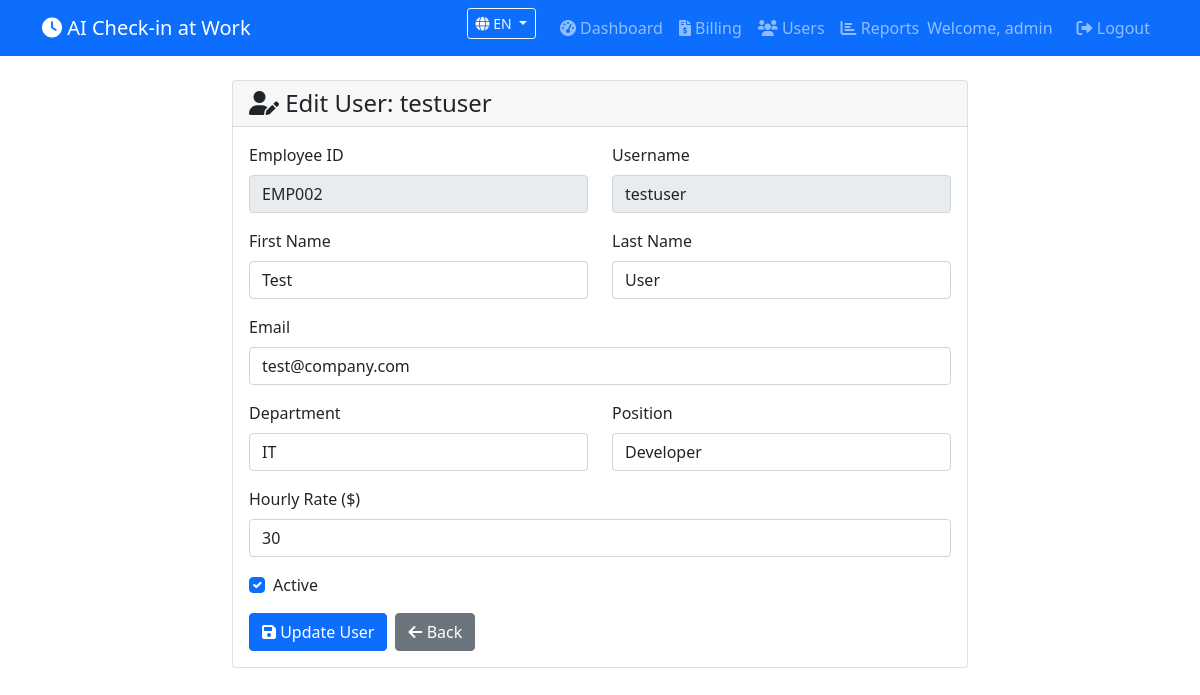
Screenshot of /admin/users/2/edit (signed in) with the database file from the repository.
### tables this page shows
CREATE TABLE employees (
            id INTEGER PRIMARY KEY AUTOINCREMENT,
            employee_id TEXT UNIQUE NOT NULL,
            username TEXT UNIQUE NOT NULL,
            email TEXT UNIQUE NOT NULL,
            password_hash TEXT NOT NULL,
            first_name TEXT NOT NULL,
            last_name TEXT NOT NULL,
            department TEXT,
            position TEXT,
            is_active INTEGER DEFAULT 1,
            created_at TIMESTAMP DEFAULT CURRENT_TIMESTAMP
        );

CREATE TABLE billing_rates (
            id INTEGER PRIMARY KEY AUTOINCREMENT,
            employee_id INTEGER NOT NULL,
            hourly_rate DECIMAL(10,2) NOT NULL DEFAULT 25.00,
            effective_date DATE NOT NULL,
            is_active INTEGER DEFAULT 1,
            created_at TIMESTAMP DEFAULT CURRENT_TIMESTAMP,
            FOREIGN KEY (employee_id) REFERENCES employees (id)
        );

### src/routes/admin_routes.py (the view)
    def decorated_function(*args, **kwargs):
        if 'employee_id' not in session or session.get('username') != 'admin':
            flash('Admin access required')
            return redirect(url_for('main.dashboard'))
        return f(*args, **kwargs)

### src/database.py (called while the page is built)
def get_db_connection():
    conn = sqlite3.connect(DB_PATH)
    conn.row_factory = sqlite3.Row
    return conn

### src/routes/admin_routes.py (called while the page is built, shortened)
def admin_required(f):
    def decorated_function(*args, **kwargs):
        if 'employee_id' not in session or session.get('username') != 'admin':
            flash('Admin access required')
            return redirect(url_for('main.dashboard'))
        return f(*args, **kwargs)
    decorated_function.__name__ = f.__name__
    return decorated_function

@admin_bp.route('/admin/users/<int:user_id>/edit', methods=['GET', 'POST'])
@admin_required
def edit_user(user_id):
    conn = get_db_connection()
    user = conn.execute('''
        SELECT e.*, br.hourly_rate
        FROM employees e
        LEFT JOIN billing_rates br ON e.id = br.employee_id AND br.is_active = 1
        WHERE e.id = ?
    ''', (user_id,)).fetchone()
    conn.close()
    if not user:
        flash('User not found')
        return redirect(url_for('admin.manage_users'))
    return render_template('admin/edit_user.html', user=user)

### templates/admin/edit_user.html (shortened to what this page needs)
{% extends "base.html" %}
{% block content %}
<div class="row justify-content-center">
    <div class="col-md-8">
        <div class="card">
            <div class="card-header">
                <h4 class="mb-0"><i class="fas fa-user-edit"></i> Edit User: {{ user.username }}</h4>
            </div>
            <div class="card-body">
                <form method="POST">
                    <div class="row">
                        <div class="col-md-6">
                            <div class="mb-3">
                                <label class="form-label">Employee ID</label>
                                <input type="text" class="form-control" value="{{ user.employee_id }}" readonly>
                            </div>
                        </div>
                        <div class="col-md-6">
                            <div class="mb-3">
                                <label class="form-label">Username</label>
                                <input type="text" class="form-control" value="{{ user.username }}" readonly>
                            </div>
                        </div>
                    </div>
                    <div class="row">
                        <div class="col-md-6">
                            <div class="mb-3">
                                <label class="form-label">First Name</label>
                                <input type="text" name="first_name" class="form-control" value="{{ user.first_name }}" required>
                            </div>
                        </div>
                        <div class="col-md-6">
                            <div class="mb-3">
                                <label class="form-label">Last Name</label>
                                <input type="text" name="last_name" class="form-control" value="{{ user.last_name }}" required>
                            </div>
                        </div>
                    </div>
                    <div class="mb-3">
                        <label class="form-label">Email</label>
                        <input type="email" name="email" class="form-control" value="{{ user.email }}" required>
                    </div>
                    <div class="row">
                        <div class="col-md-6">
                            <div class="mb-3">
                                <label class="form-label">Department</label>
                                <input type="text" name="department" class="form-control" value="{{ user.department or '' }}">
                            </div>
                        </div>
                        <div class="col-md-6">
                            <div class="mb-3">
                                <label class="form-label">Position</label>
                                <input type="text" name="position" class="form-control" value="{{ user.position or '' }}">
                            </div>
                        </div>
                    </div>
                    <div class="mb-3">
                        <label class="form-label">Hourly Rate ($)</label>
                        <input type="number" name="hourly_rate" class="form-control" step="0.01" value="{{ user.hourly_rate or 25.00 }}" required>
                    </div>
                    <div class="mb-3">
                        <div class="form-check">
                            <input type="checkbox" name="is_active" class="form-check-input" {% if user.is_active %}checked{% endif %}>
                            <label class="form-check-label">Active</label>
                        </div>
                    </div>
                    <div class="d-flex gap-2">
                        <button type="submit" class="btn btn-primary">
                            <i class="fas fa-save"></i> Update User
                        </button>
                        <a href="{{ url_for('admin.manage_users') }}" class="btn btn-secondary">
                            <i class="fas fa-arrow-left"></i> Back
                        </a>
                    </div>
                </form>
            </div>
        </div>
    </div>
</div>
{% endblock %}

### rows the page displays
employees: username "testuser", employee_id "EMP002", first_name "Test", last_name "User", email "test@company.com", department "IT", position "Developer", is_active "☑"
billing_rates: hourly_rate "30"

### other values shown
{{ 'EN' if current_lang == 'en' else 'FR' }} "EN"
{{ get_text('dashboard') }} "Dashboard"
{{ get_text('billing') }} "Billing"
{{ get_text('welcome') }} "Welcome"
{{ session.employee_name }} "admin"
{{ get_text('logout') }} "Logout"
